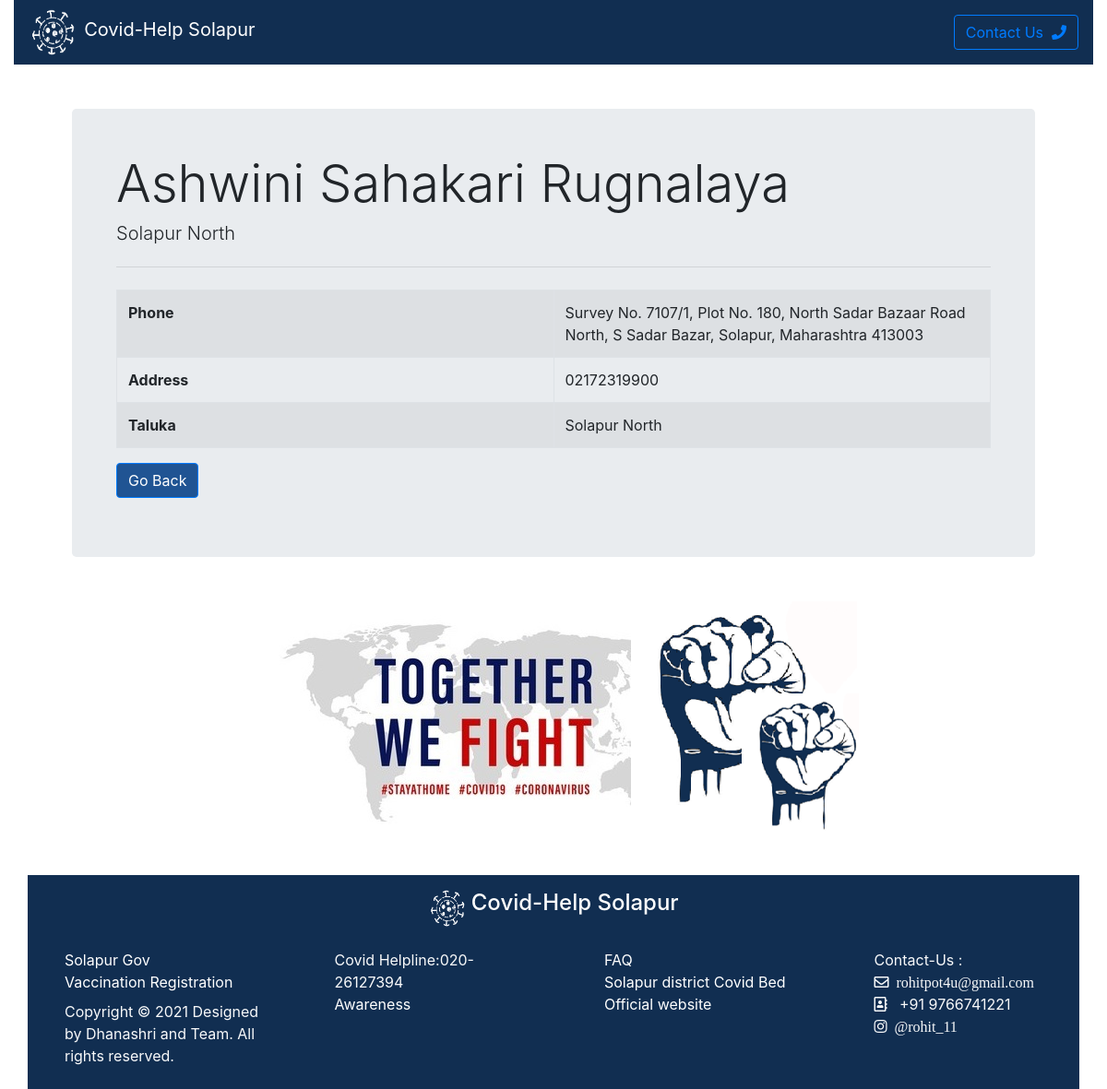
Screenshot of /hospital/2 with the database file from the repository.
### main/models.py (models this page shows, shortened)
class Hospital(models.Model):
	name=models.CharField(max_length=50,null=False,blank=False)
	phone=models.CharField(max_length=12,null=False,blank=False)
	address=models.CharField(max_length=500,null=False,blank=False)
	taluka=models.ForeignKey(Taluka,on_delete=models.CASCADE,related_name='hospitals')

class Taluka(models.Model):
	name=models.CharField(max_length=50,null=False,blank=False)
	district=models.ForeignKey(District,on_delete=models.CASCADE,related_name='talukas')
	def __str__(self):
		return self.name

### main/views.py (the view)
# urls.py: path('hospital/<int:pk>',views.HospitalDetailView.as_view(),name="hospitaldetail")
class HospitalDetailView(generic.DetailView):
    model=Hospital

### main/templates/main/hospital_detail.html
{% extends 'main/base.html' %}
{%block content %}
<div class="container-fluid ">
    <div class="jumbotron p-5 m-5">
    <h1 class="display-4">{{hospital.name}}</h1>
    <h3 class="lead">{{hospital.taluka}}</h3>
    <hr class="my-4">
    <table class="table table-striped table-bordered table-hover">
        <tbody>
            <tr>
                <th>Phone</th>
                <td style="width:50%">{{hospital.address}}</td>
            </tr>
            <tr>
                <th>Address</th>
                <td>{{hospital.phone}}</td>
            </tr>
            <tr>
                <th>Taluka</th>
                <td>{{hospital.taluka}}</td>
            </tr>
        </tbody>
    </table>
    <p class="lead">
        <a class="btn btn-primary " href="{% url 'index' %}" role="button">Go Back</a>
    </p>
    </div>
</div>
{%endblock content %}

### main/templates/main/base.html (style rules this page uses)
.btn-primary { background-color:#205493; }

### rows the page displays
Hospital: name "Ashwini Sahakari Rugnalaya", taluka "Solapur North", address "Survey No. 7107/1, Plot No. 180, North Sadar Bazaar Road North, S Sadar Bazar, Solapur, Maharashtra 413003", phone "02172319900"
